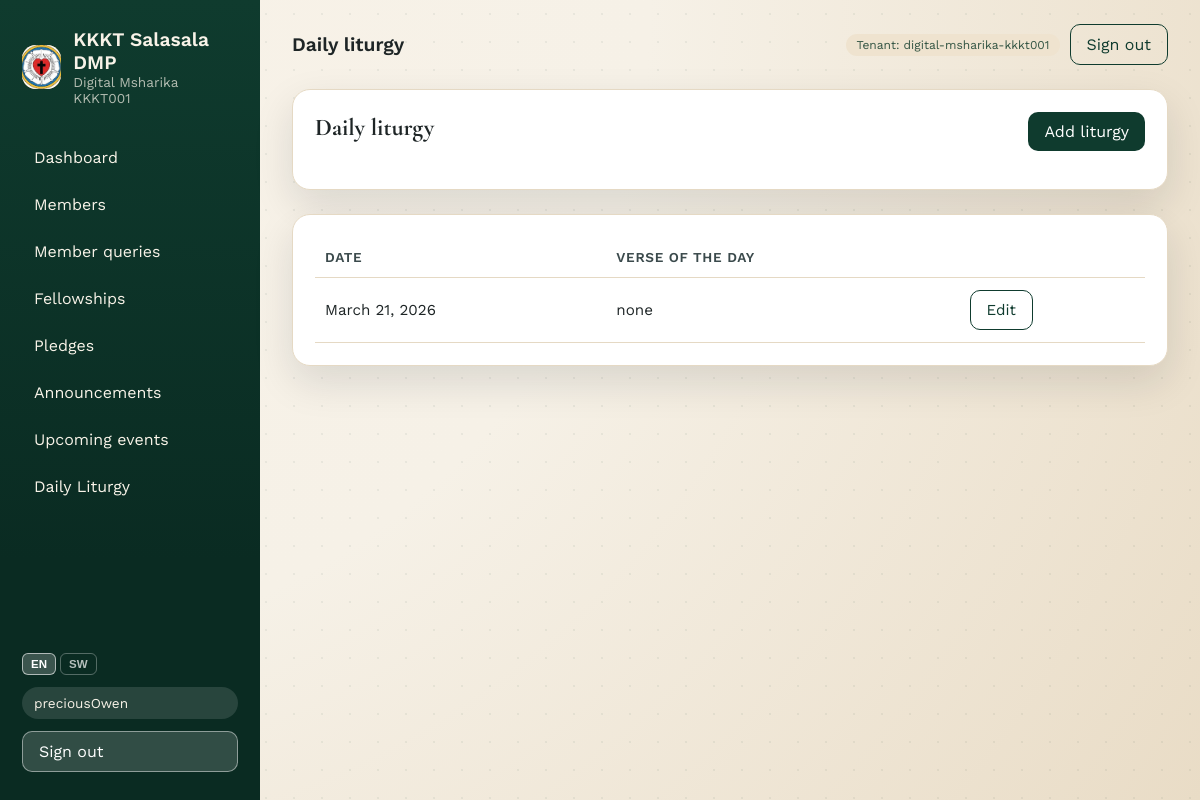
/content/liturgy/ (signed in), run on the app's committed database.
### tenants/models.py (models this page shows, shortened)
class Tenant(models.Model):
	name = models.CharField(max_length=200)
	slug = models.SlugField(unique=True)
	is_active = models.BooleanField(default=True)
	created_at = models.DateTimeField(auto_now_add=True)
	class Meta:
		ordering = ["name"]

### content_app/models.py (models this page shows, shortened)
class DailyLiturgy(TenantAwareModel):
	date = models.DateField()
	readings = models.TextField()
	order_of_service = models.TextField()
	hymns = models.TextField()
	verse_of_the_day = models.CharField(max_length=300)
	class Meta:
		ordering = ["-date"]
		constraints = [
			models.UniqueConstraint(
				fields=["tenant", "date"],
				name="uniq_liturgy_date_per_tenant",
			)
		]

### content_app/views.py (the view)
# urls.py: path("liturgy/", views.DailyLiturgyListView.as_view(), name="liturgy"),
class DailyLiturgyListView(TenantMixin, ListView):
    model = DailyLiturgy
    template_name = "content_app/liturgy_list.html"
    context_object_name = "liturgies"
    paginate_by = 10

### content_app/views.py (called while the page is built)
    def get_tenant(self):
        return getattr(self.request, "tenant", None)

    def get_queryset(self):
        qs = super().get_queryset()
        tenant = self.get_tenant()
        if tenant is None:
            return qs.none()
        return qs.filter(tenant=tenant)

### tenants/context_processors.py (called while the page is built)
def pending_applications(request):
    user = getattr(request, "user", None)
    tenant = getattr(request, "tenant", None)
    if not user or not user.is_authenticated or tenant is None:
        return {"pending_applications_count": 0}
    if not (user.is_superuser or user.id == 1):
        return {"pending_applications_count": 0}
    count = MemberApplication.objects.filter(
        tenant=tenant,
        status=MemberApplication.STATUS_PENDING,
    ).count()
    return {"pending_applications_count": count}

### templates/content_app/liturgy_list.html (shortened to what this page needs)
{% extends 'base.html' %}
{% load i18n %}
{% block header %}{% trans "Daily liturgy" %}{% endblock %}
{% block content %}
<section class="card">
    <div class="card-head">
        <h2>{% trans "Daily liturgy" %}</h2>
        {% if user.is_superuser or user.id == 1 %}
            <a class="btn" href="{% url 'content:liturgy-add' %}">{% trans "Add liturgy" %}</a>
        {% endif %}
    </div>
</section>
<section class="card">
    <table class="table">
        <thead>
            <tr>
                <th>{% trans "Date" %}</th>
                <th>{% trans "Verse of the day" %}</th>
                <th></th>
            </tr>
        </thead>
        <tbody>
            {% for liturgy in liturgies %}
                <tr>
                    <td>{{ liturgy.date }}</td>
                    <td>{{ liturgy.verse_of_the_day }}</td>
                    <td>
                        {% if user.is_superuser or user.id == 1 %}
                            <a class="btn ghost" href="{% url 'content:liturgy-update' liturgy.pk %}">{% trans "Edit" %}</a>
                        {% endif %}
                    </td>
                </tr>
            {% empty %}
                <tr>
                    <td colspan="3" class="muted">{% trans "No liturgy entries yet." %}</td>
                </tr>
            {% endfor %}
        </tbody>
    </table>
</section>
{% endblock %}

### templates/base.html (shortened to what this page needs)
{% load static i18n %}
{% get_current_language as LANGUAGE_CODE %}
<!DOCTYPE html>
<html lang="{{ LANGUAGE_CODE }}">
<head>
    <link rel="stylesheet" href="{% static 'css/app.css' %}" />
</head>
<body>
    <div class="page">
        {% if not hide_sidebar %}
        <aside class="sidebar" id="sidebar">
            <div class="brand">
                <div class="brand-mark">
                    <img src="/media/logo/kkkt-logo.jpg" alt="KKKT Salasala DMP logo" />
                </div>
                <div>
                    <div class="brand-title">KKKT Salasala DMP</div>
                    {% if request.tenant %}
                        <div class="brand-sub">{{ request.tenant.name }}</div>
                    {% endif %}
                </div>
            </div>
            <nav class="nav">
                {% if user.is_authenticated and user.is_superuser or user.is_authenticated and user.id == 1 %}
                    <a href="{% url 'home' %}">{% trans "Dashboard" %}</a>
                    <a href="{% url 'members:list' %}">{% trans "Members" %}</a>
                    <a href="{% url 'members:applications' %}">
                        {% trans "Member queries" %}
                    </a>
                    <a href="{% url 'fellowships:list' %}">{% trans "Fellowships" %}</a>
                    <a href="{% url 'pledges:list' %}">{% trans "Pledges" %}</a>
                    <a href="{% url 'content:announcements' %}">{% trans "Announcements" %}</a>
                    <a href="{% url 'content:upcoming-events' %}">{% trans "Upcoming events" %}</a>
                    <a href="{% url 'content:liturgy' %}">{% trans "Daily Liturgy" %}</a>
                {% endif %}
            </nav>
            <div class="sidebar-footer">
                <form action="{% url 'set_language' %}" method="post" class="lang-sw">
                    <button name="language" value="en" type="submit" class="lang-btn{% if LANGUAGE_CODE == 'en' %} active{% endif %}">EN</button>
                    <button name="language" value="sw" type="submit" class="lang-btn{% if LANGUAGE_CODE == 'sw' %} active{% endif %}">SW</button>
                </form>
                {% if user.is_authenticated %}
                    <div class="user-pill">{{ user.username }}</div>
                    <a class="btn ghost" href="{% url 'logout' %}">{% trans "Sign out" %}</a>
                {% else %}
                    <a class="btn" href="{% url 'login' %}">{% trans "Sign in" %}</a>
                {% endif %}
            </div>
        </aside>
        {% endif %}
        <div class="content">
            <header class="topbar">
                <div class="topbar-title">{% block header %}{% trans "Welcome" %}{% endblock %}</div>
                <div class="topbar-actions">
                    {% if request.tenant %}
                        <span class="badge">{% trans "Tenant" %}: {{ request.tenant.slug }}</span>
                    {% endif %}
                    {% if user.is_authenticated %}
                        <a class="btn ghost" href="{% url 'logout' %}">{% trans "Sign out" %}</a>
                    {% endif %}
                </div>
            </header>
            <main class="main">
                {% block content %}{% endblock %}
            </main>
        </div>
    </div>
</body>
</html>

### static/css/app.css (style rules this page uses)
:root { --ink: #1e2526; --ink-soft: #3b4a4c; --parchment: #f6f1e7; --sand: #efe3cf; --forest: #0f3b2e; --olive: #325443; --gold: #c7a35b; --rose: #f4d7c9; --card: #ffffff; --border: #e5d9c4; --shadow: 0 16px 40px rgba(18, 28, 29, 0.12); }
* { box-sizing: border-box; }
img, video, iframe { max-width: 100%; height: auto; }
body { margin: 0; font-family: "Work Sans", "Segoe UI", sans-serif; color: var(--ink); background: radial-gradient(circle at top left, #f8f2e8 0%, var(--parchment) 45%, #e9dcc6 100%); min-height: 100vh; }
body::before { content: ""; position: fixed; inset: 0; background-image: radial-gradient(rgba(15, 59, 46, 0.06) 1px, transparent 0); background-size: 28px 28px; pointer-events: none; z-index: 0; }
h1, h2, h3 { font-family: "Cormorant Garamond", "Times New Roman", serif; margin: 0 0 0.5rem 0; }
a { color: inherit; text-decoration: none; }
.page { display: flex; min-height: 100vh; position: relative; z-index: 1; width: 100%; max-width: 100vw; overflow-x: hidden; }
.sidebar { width: 260px; background: linear-gradient(180deg, var(--forest), #0a2b22 70%); color: #f8f3e8; padding: 28px 22px; display: flex; flex-direction: column; gap: 32px; }
.brand { display: flex; gap: 12px; align-items: center; }
.brand-mark { width: 44px; height: 44px; border-radius: 14px; background: var(--gold); color: #231b0f; font-weight: 700; display: grid; place-items: center; overflow: hidden; }
.brand-mark img { width: 100%; height: 100%; object-fit: cover; display: block; }
.brand-title { font-size: 1.2rem; font-weight: 600; }
.brand-sub { font-size: 0.85rem; opacity: 0.7; }
.nav { display: flex; flex-direction: column; gap: 8px; }
.nav a { padding: 10px 12px; border-radius: 12px; transition: all 0.2s ease; }
.sidebar-footer { margin-top: auto; display: flex; flex-direction: column; gap: 12px; }
.user-pill { background: rgba(255, 255, 255, 0.12); padding: 8px 12px; border-radius: 999px; font-size: 0.85rem; }
.content { flex: 1; padding: 24px 32px 48px; min-width: 0; max-width: 100%; }
.topbar { display: flex; align-items: center; justify-content: space-between; gap: 16px; margin-bottom: 24px; }
.topbar-title { font-size: 1.2rem; font-weight: 600; }
.topbar-actions { display: flex; align-items: center; gap: 10px; flex-wrap: wrap; justify-content: flex-end; }
.main { display: flex; flex-direction: column; gap: 24px; }
.card { background: var(--card); border-radius: 18px; padding: 22px; border: 1px solid var(--border); box-shadow: var(--shadow); overflow-wrap: anywhere; }
.card-head { display: flex; align-items: center; justify-content: space-between; margin-bottom: 16px; }
.badge { background: var(--sand); color: var(--olive); padding: 4px 10px; border-radius: 999px; font-size: 0.75rem; }
.btn { background: var(--forest); color: #fff; padding: 10px 16px; border-radius: 10px; border: none; cursor: pointer; display: inline-block; transition: transform 0.2s ease, box-shadow 0.2s ease; }
.btn.ghost { background: transparent; color: var(--forest); border: 1px solid var(--forest); }
.sidebar .btn.ghost { background: rgba(255, 255, 255, 0.16); color: #fff; border-color: rgba(255, 255, 255, 0.45); }
.table { width: 100%; border-collapse: collapse; font-size: 0.95rem; }
.table th, .table td { padding: 12px 10px; border-bottom: 1px solid var(--border); }
.table th { text-align: left; color: var(--ink-soft); font-size: 0.85rem; text-transform: uppercase; letter-spacing: 0.05em; }

### templates/base.html (style rules this page uses)
.lang-sw { display:flex; gap:4px; }
.lang-btn { background:transparent; border:1px solid rgba(255,255,255,.3); color:rgba(255,255,255,.7); border-radius:6px; padding:4px 8px; font-size:.72rem; font-weight:600; cursor:pointer; transition:all .2s; }
.lang-btn:hover, .lang-btn.active { background:rgba(255,255,255,.2); color:#fff; border-color:rgba(255,255,255,.6); }

### data on the page
Tenant: tenant.name "Digital Msharika KKKT001", tenant.slug "digital-msharika-kkkt001"
DailyLiturgy: date "March 21, 2026", verse_of_the_day "none"

### other printed values
{{ user.username }} "preciousOwen"
